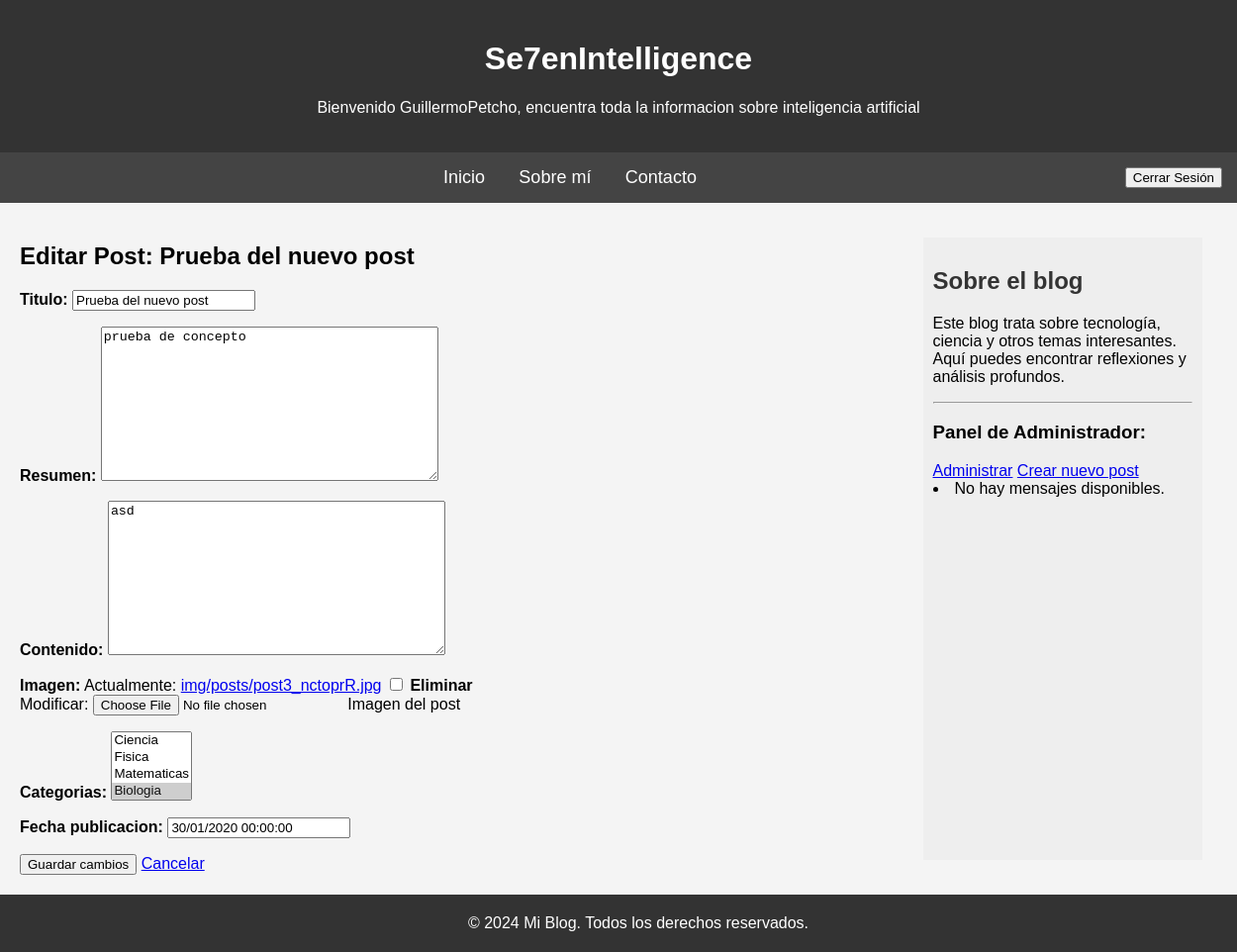
The page /post/19/editar/ (signed in) on the database as committed earlier.
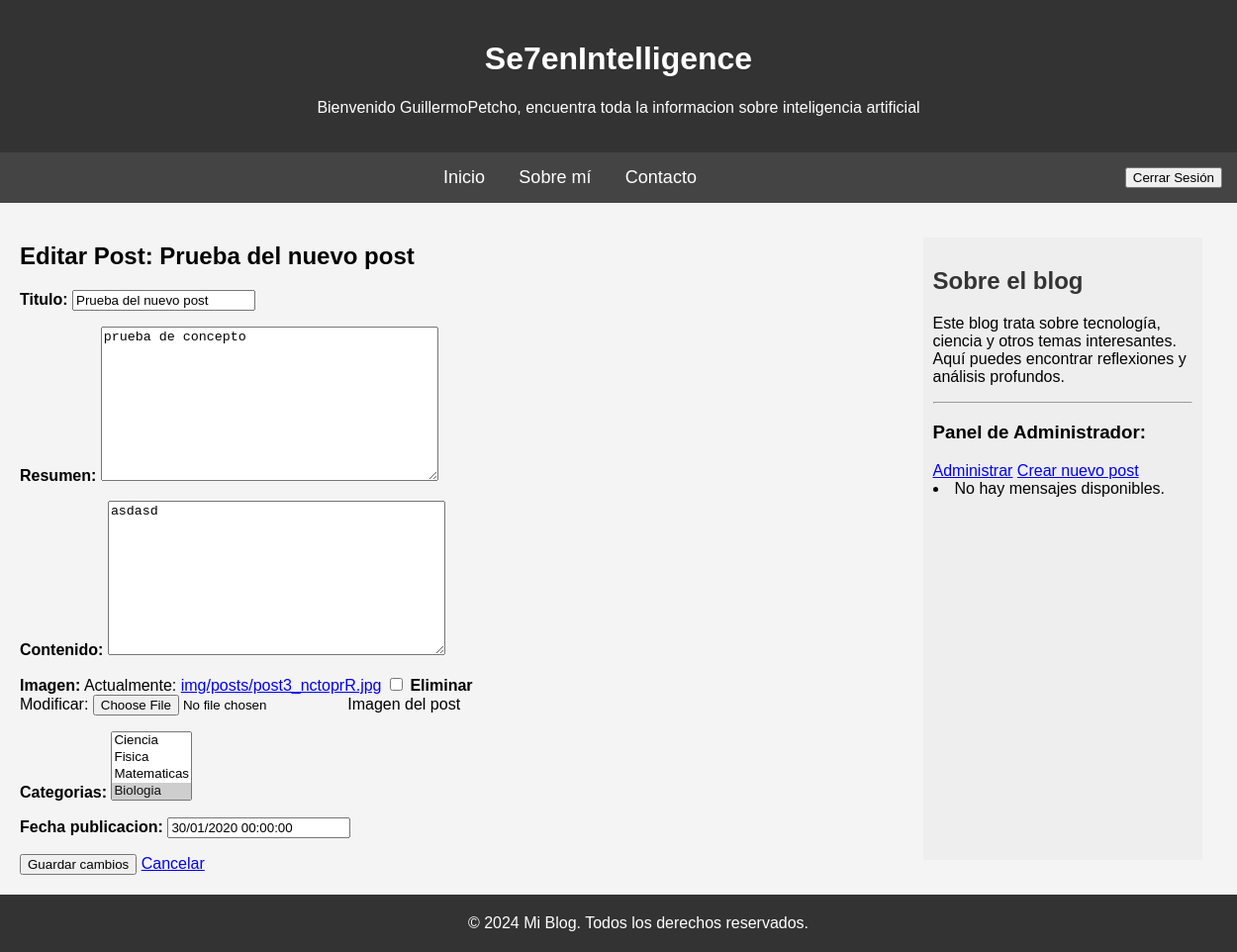
The same page on the database as committed later.
### apps/myblog/models.py (models this page shows, shortened)
class Post(models.Model):
    autor = models.ForeignKey(settings.AUTH_USER_MODEL, on_delete=models.CASCADE)
    titulo = models.CharField(max_length=200)
    resumen = models.TextField(max_length=50000)
    fecha_creacion = models.DateTimeField(default=timezone.now)
    fecha_publicacion = models.DateTimeField(blank=True, null=True)
    contenido = models.TextField(max_length=50000)
    imagen = models.ImageField(null=True, blank= True,upload_to= "img/posts", help_text= "Imagen del post")
    categorias = models.ManyToManyField(Categoria, related_name="posts")

### apps/myblog/views.py (the view)
# urls.py: path('post/<int:id>/editar/', editar_post, name='editar_post'),
@login_required
def editar_post(request, id):
    post = get_object_or_404(Post, id=id)
    if request.method == 'POST':
        form = PostForm(request.POST, request.FILES, instance=post)  # Asegúrate de incluir request.FILES
        if form.is_valid():
            form.save()
            return redirect('post_detalle', id=post.id)
    else:
        form = PostForm(instance=post)
    return render(request, 'editar_post.html', {'form': form, 'post': post})

### apps/myblog/forms.py
class PostForm(forms.ModelForm):
    class Meta:
        model = Post
        fields = ['titulo', 'resumen', 'contenido', 'imagen', 'categorias', 'fecha_publicacion']

### apps/myblog/models.py (called while the page is built)
    def __str__(self):
        return self.nombre

### templates/editar_post.html (shortened to what this page needs)
{% extends 'base.html' %}
{% load static %}
{% block content %}
    <div class="container">
        <h2>Editar Post: {{ post.titulo }}</h2>
        <form method="post" method="POST" enctype="multipart/form-data">
            {{ form.as_p }}
            <button type="submit" class="btn btn-success">Guardar cambios</button>
            <a href="{% url 'post_detalle' post.id %}" class="btn btn-secondary">Cancelar</a>
        </form>
    </div>
{% endblock %}

Rows that differ between the two databases and show on the page:
changed Post "Prueba del nuevo post": contenido "asd" → "asdasd"
